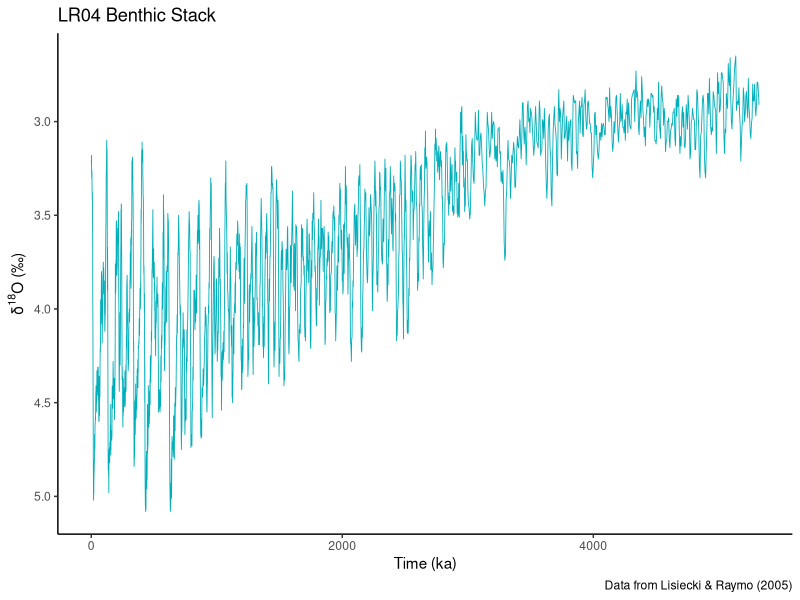
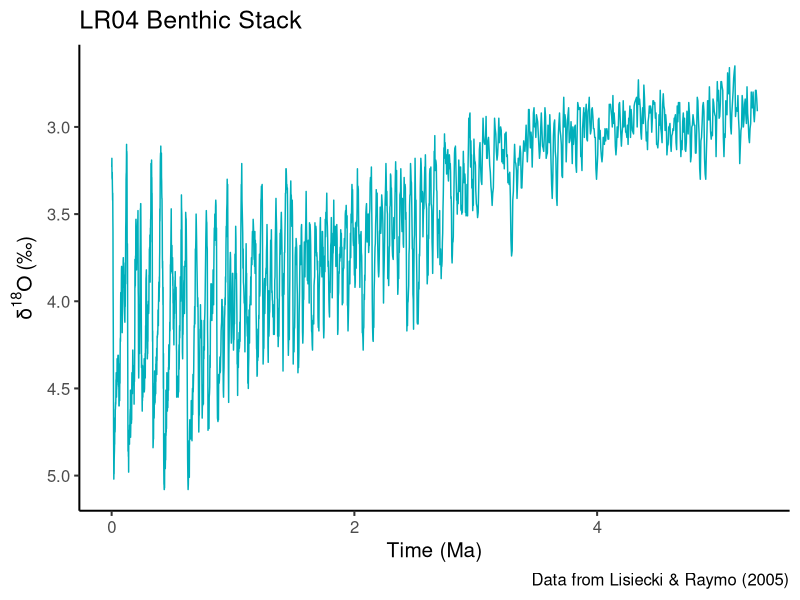
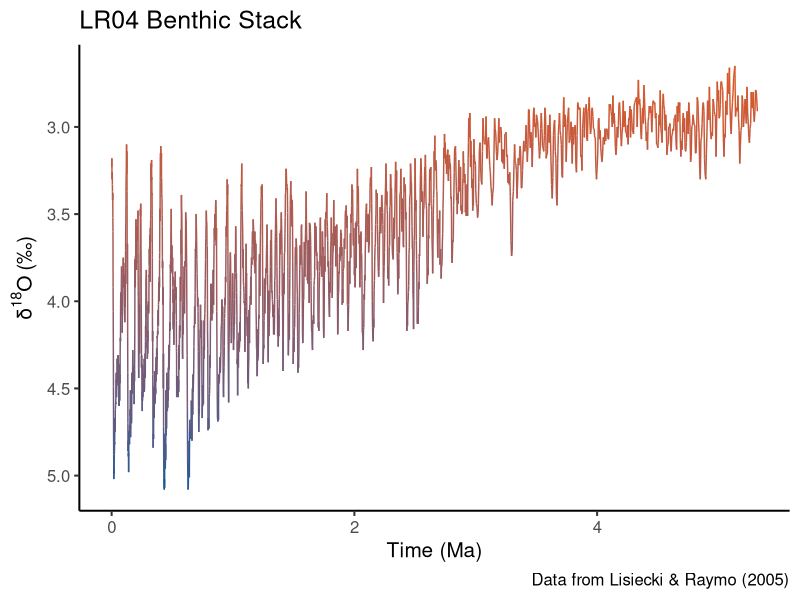
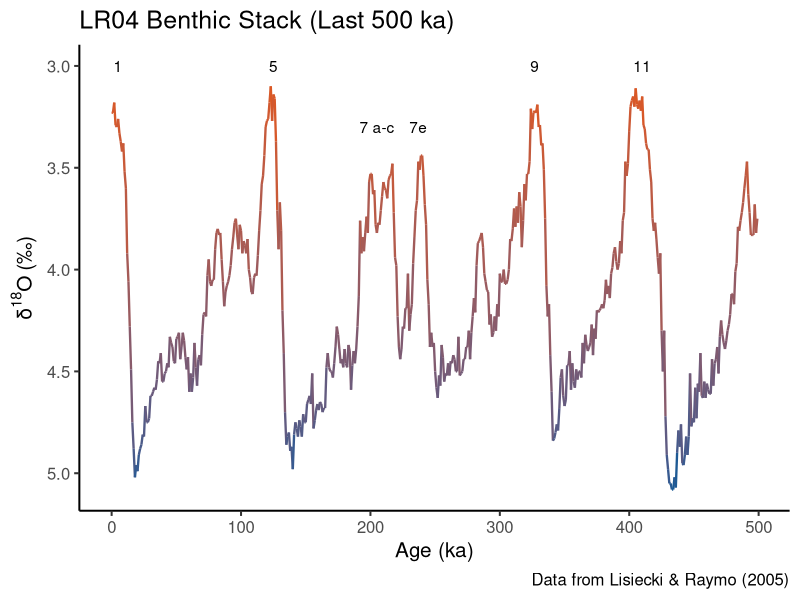
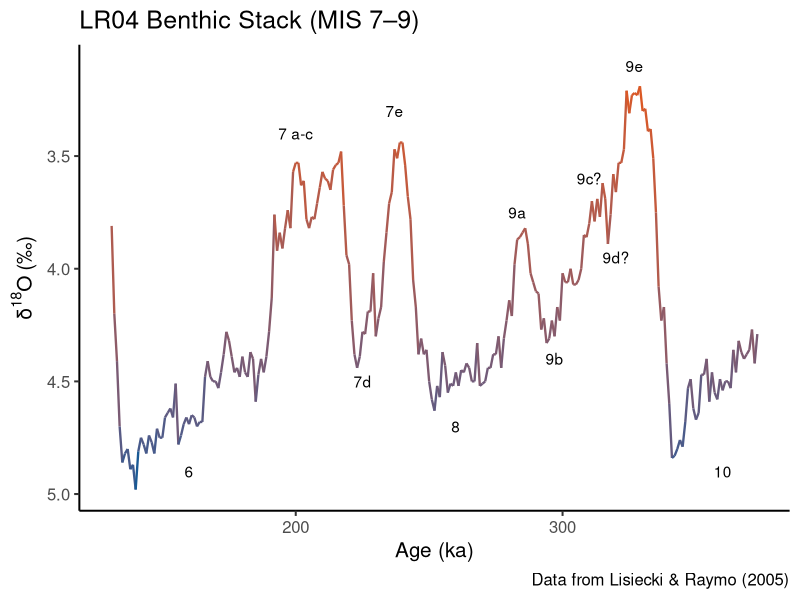

Source code (R) for these figures, in order:
# Set up ------------------------------------------------------------------

rm(list=ls())
library(ggplot2)



# Read and check data -----------------------------------------------------

lr04 <- read.delim("./data/lr04.txt")
str(lr04)
head(lr04)



# Basic plot --------------------------------------------------------------

ggplot(data=lr04, aes(x=time, y=d18o))+               # set up plot
  geom_line(colour = "#00AFBB", size = 0.3)+          # plot line
  labs(title="LR04 Benthic Stack",                    # plot labels 
       x="Time (ka)", 
       y=expression(δ^{18}*O~"(‰)"),
       caption="Data from Lisiecki & Raymo (2005)")+ 
  scale_y_reverse()+                             # reverse scale on y-axis
  theme_classic()                                # set ggplot theme

# NOTES
# —————
# - Time is plotted in thousands of years but I would prefer millions of years!
# - Lower d18O represent warmer interglacials so I reversed the y axis as it is 
#   more intuitive to see warmer temperatures towards the top.
# - It was difficult to plot the y axis label with symbols and superscipt but I 
#   managed to get it to work.
# - There are several different ggplot themes:
#   https://ggplot2.tidyverse.org/reference/ggtheme.html 
# - These can be tweaked:
#   https://ggplot2.tidyverse.org/reference/theme.html)



# Time in millions of years -----------------------------------------------

lr04$time <- lr04$time/1000 # convert time from ka to ma

ggplot(data=lr04, aes(x=time, y=d18o))+
  geom_line(colour="#00AFBB", size=0.5)+
  labs(title="LR04 Benthic Stack",
       x="Time (Ma)", 
       y=expression(δ^{18}*O~"(‰)"),                 
       caption="Data from Lisiecki & Raymo (2005)")+ 
  scale_y_reverse()+ 
  theme_classic(base_size=15)

# NOTES
# —————
# I had originally reversed the x-axis using scale_x_reverse() as this makes 
# more sense (going from older on the left to younger on the right) but this 
# doesn't seem to be the done thing for this type of data. All plots I have seen 
# show it going from younger to older, left to right.



# Line colour as gradient -------------------------------------------------

ggplot(data=lr04, aes(x=time, y=d18o, colour=d18o))+ 
  geom_line(size = 0.5)+ 
  scale_colour_gradient(low="#DB5824", high="#1A5A95")+
  labs(title="LR04 Benthic Stack",                   
       x="Time (Ma)", 
       y=expression(δ^{18}*O~"(‰)"),                
       caption="Data from Lisiecki & Raymo (2005)")+ 
  scale_y_reverse()+                                 
  theme_classic(base_size=15)+
  theme(legend.position = "none")



# Last 500 ka -------------------------------------------------------------

lr04_500 <- subset(lr04, time<0.5) # subset last 500 ka
lr04_500$time <- lr04_500$time * 1000 # convert time from back from ma to ka

ggplot(data=lr04_500, 
       aes(x=time, y=d18o, colour=d18o))+ 
  geom_line(size = 0.8)+ 
  scale_colour_gradient(low="#DB5824", high="#1A5A95")+
  labs(title="LR04 Benthic Stack (Last 500 ka)",
       x="Age (ka)", 
       y=expression(δ^{18}*O~"(‰)"),                
       caption="Data from Lisiecki & Raymo (2005)")+ 
  scale_y_reverse()+                                 
  annotate("text", 
           x = c(5, 125, 205, 237, 327, 410), 
           y = c(3, 3, 3.3,3.3, 3, 3), 
           label = c("1", "5", "7 a-c", "7e", "9", "11"))+
  theme_classic(base_size=15)+
  theme(legend.position="none")



# MIS 7–9 (191–337 ka) ----------------------------------------------------

lr04_7to9 <- subset(lr04_500, time>130 & time<374) # subset MIS 7-9 

ggplot(data=lr04_7to9, 
       aes(x=time, y=d18o, colour=d18o))+ 
  geom_line(size = 0.8)+ 
  scale_colour_gradient(low="#DB5824", high="#1A5A95")+
  labs(title="LR04 Benthic Stack (MIS 7–9)",
       x="Age (ka)", 
       y=expression(δ^{18}*O~"(‰)"),                
       caption="Data from Lisiecki & Raymo (2005)")+ 
  annotate("text", 
           x = c(160, 200, 225, 237, 260, 283, 297, 310, 320, 327, 360), 
           y = c(4.9, 3.4, 4.5, 3.3, 4.7, 3.75, 4.4, 3.6, 3.95, 3.1, 4.9), 
           label = c("6", "7 a-c", "7d", "7e", "8", "9a", "9b", "9c?", "9d?", 
                     "9e", "10"))+
  scale_y_reverse()+                                 
  theme_classic(base_size=15)+
  theme(legend.position="none")



# To Do -------------------------------------------------------------------

# - change frequency of axis ticks
# - see if it is possible to alter where the blue changes to red on the gradient
# - move plot title to centre
# - investigate how to export plots to pdf with special characters preserved

